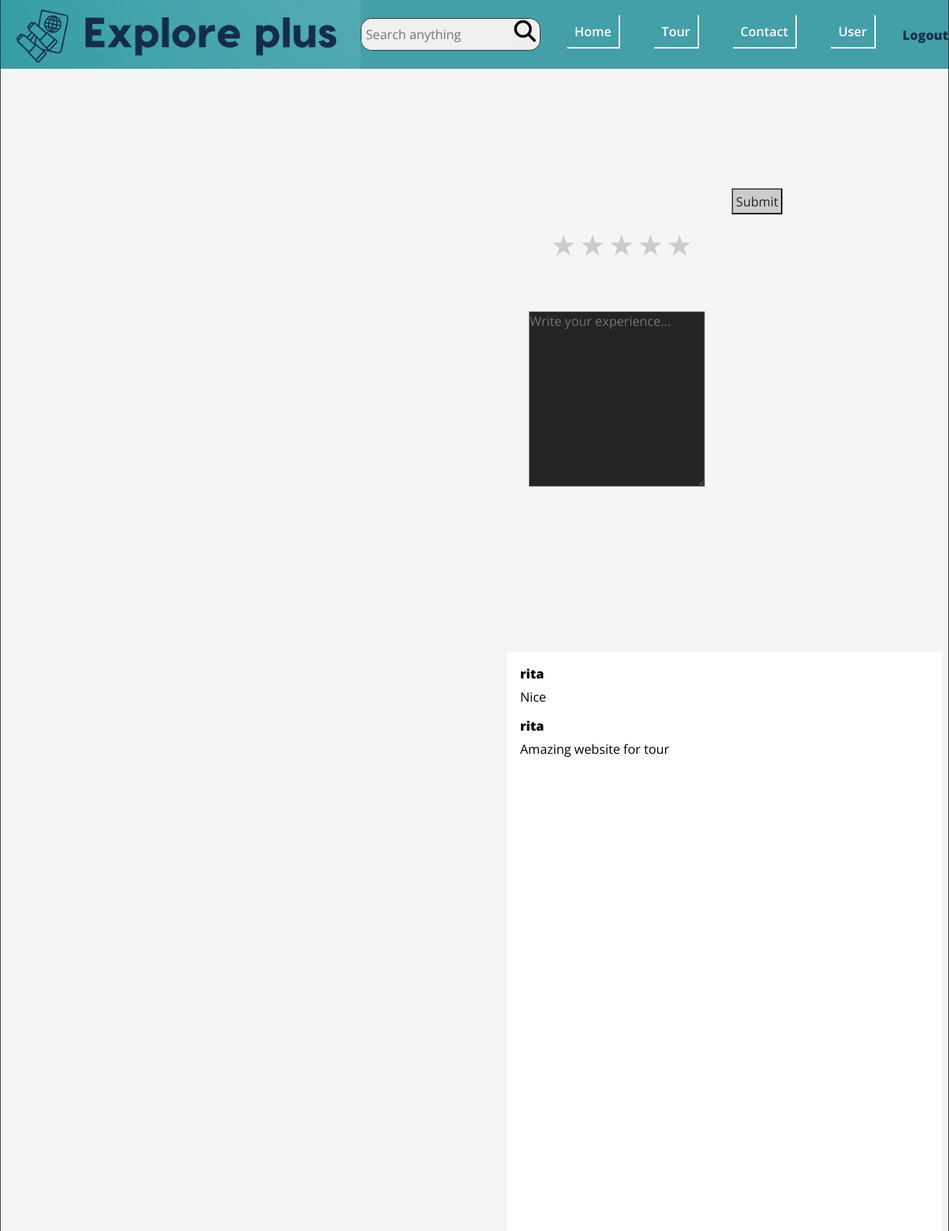
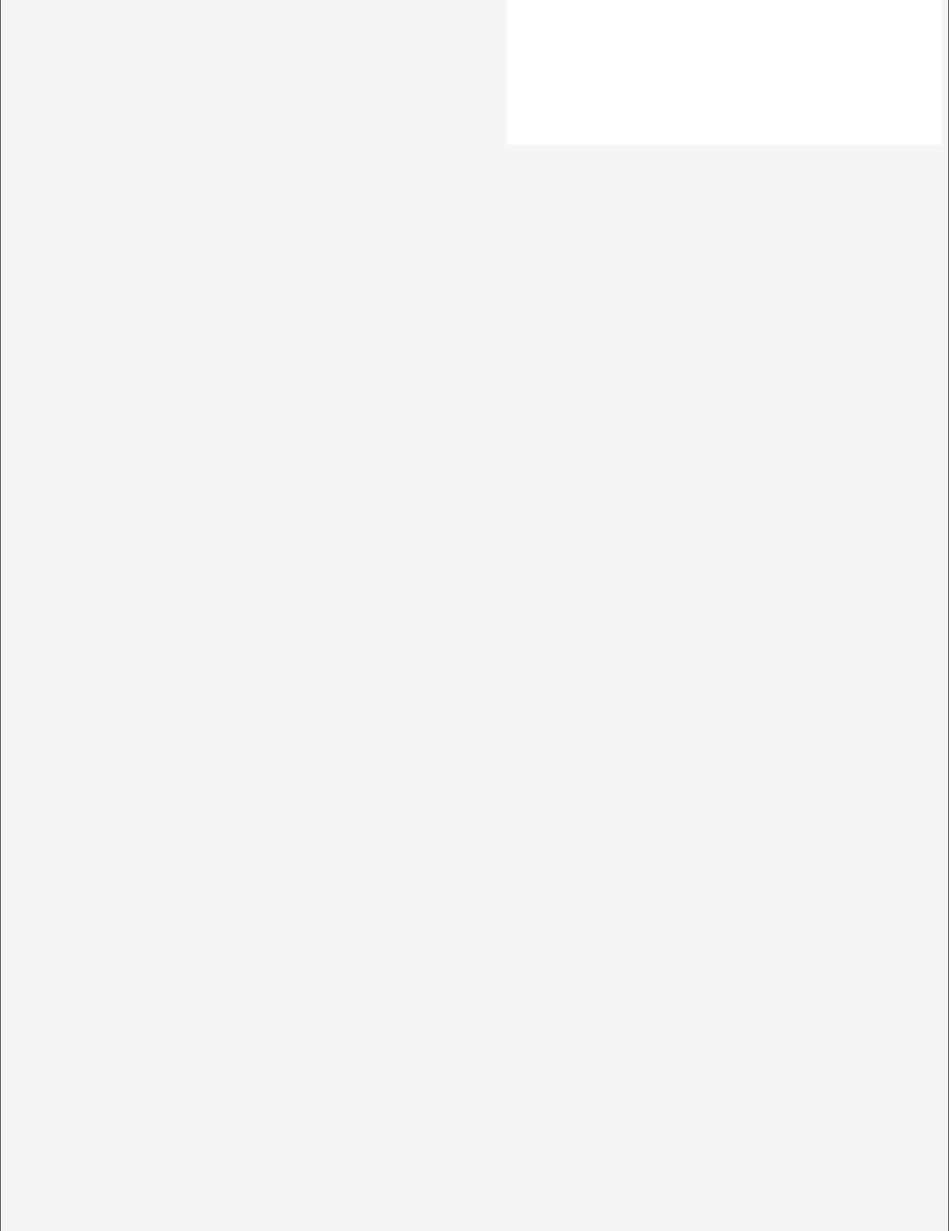
Screenshot of /footerPage/website_feedback.php (upper part) with the database file from the repository (2 pictures, top to bottom).
### tables this page shows
CREATE TABLE `website` (
  `username` varchar(100) NOT NULL,
  `rating` int(11) NOT NULL,
  `comment` varchar(200) NOT NULL
);

### footerPage/website_feedback.php (the view, shortened to what this page needs)
<?php
$conn = mysqli_connect("localhost","root","","explore_plus");
?>
<!DOCTYPE html>
<html lang="en">
<head>
    <link rel="stylesheet" href="../css/style.css">
    <link rel="stylesheet" href="https://cdnjs.cloudflare.com/ajax/libs/font-awesome/6.5.1/css/all.min.css" />
</head>
<body>
<header class="header">
    <div class="header__logo">
        <figure>
            <img src="../img/logo2.png" alt="logo" title="logo" height="115" width="603">
        </figure>
    </div>
    <div class="header_search">
        <form class="search__bar" action="">
            <input class="search__input" type="text" placeholder="Search anything" name="search">
            <button class="search__button" type="submit"><i class="fa-solid fa-magnifying-glass"></i></button>
        </form>
    </div>
    <nav class="header__nav">
        <ul class="header__ul">
            <li><a href="../User/main.php">Home</a></li>
            <li><a href="../User/tour.php">Tour</a></li>
            <li><a href="../footerPage/contact_us.html">Contact</a></li>
            <li><a href="../User/user_profile.php">User</a></li>
        </ul>
    </nav>
    <div class="logout"><a href="../User/logout.php">Logout</a></div>
</header>
<main class="main__feed">
    <form action="website_feedback.php" method="get" class="feed__div">
        <fieldset class="feed_field">
             <section class="rate">
                <label for="star5" title="text">5 stars</label>
                <label for="star4" title="text">4 stars</label>
                <label for="star3" title="text">3 stars</label>
                <label for="star2" title="text">2 stars</label>
                <label for="star1" title="text">1 star</label>
            </section>
            <section class="feed__write">
                <textarea name="comment" id="comment" class="write__here" cols="25" rows="10" placeholder="Write your experience..."></textarea>
            </section>
            <button type="submit" name="pull" class="sub_pull">Submit</button>
        </fieldset>
    </form>
<div class="feedback">
    <?php
    $result = mysqli_query($conn,"select * from website");
    $allComment = mysqli_fetch_all($result,MYSQLI_ASSOC);
    foreach ($allComment as $Comment):
    ?>
    <div class="feedLine bold"><?php echo $Comment['username'] ?></div>
    <div class="feedLine"><?php echo $Comment['comment'] ?></div>
    <?php endforeach; ?>
</div>
</main>
</body>
</html>

### css/style.css (style rules this page uses)
*, *::after, *::before { margin: 0; padding: 0; box-sizing: border-box; }
img { display: block; max-width: 100%; height: auto; }
input, textarea, button, select { font: inherit; }
:root { --FF: 'Open Sans', sans-serif; --FS: clamp(1rem,2.2vh,1.5rem); --FS-BIG: 2rem; --FF-HEADING: 'Fugus One', 'Cursive'; --BGCOLOR: #f5f8fe; --BGCOLOR-FADE: #0c93a7; --BGCOLOR-FADE-MAX: #61aeac; --FOOTER-BGCOLOR: #accfd5; --COLOR: #f9efa0; --COLOR-FADE: rgba(248, 223, 171, 0.41); --BODY-BGCOLOR: #fff; --FONT-COLOR: #000; --LIST-BGCOLOR: #f5f7f8; --BORDER-COLOR: #333; --BGIMAGE: linear-gradient(to bottom,var(--BGCOLOR),var(--BGCOLOR-FADE)); --BGIMAGE-MAX: linear-gradient(to bottom,var(--BGCOLOR),var(--BGCOLOR-FADE),var(--BGCOLOR-FADE-MAX)); --HEIGHTLIGHT-BGCOLOR: #439fa8; --HIGHLIGHT-COLOR: #fff; --HEADER-COLOR: #fff; --HEADER-BGCOLOR: #000; --NAV-BGCOLOR: #fff; --HERO-BGCOLOR: rgba(51,178,51,0.75); --BUTTON-BGCOLOR: #000; --BUTTON-COLOR: #fff; --HEADER-LINK-COLOR: #fff; --HEADER-LINK-HOVER: #ffffff; --LINK-COLOR: #333; --LINK-HOVER: rgba(51, 51, 51, 0.5); --ADMIN-BGCOLOR: #515948; --ADMIN-FOOTER-COLOR: rgba(64, 72, 55, 0.55); --BORDER: 1px solid var(--BORDER-COLOR); --BORDER-RADIUS: 15px; --BORDER-LITE-RADIUS: 5px; --PADDING-TB: 0.25em; --PADDING-SIDE: 2.5%; --MARGIN: clamp(1em,2.5vh,1.5em); --TEST1 : #020202; --TEST2: yellow; --TEST3: green; --TEST4: blue; --TEST5: purple; }
html { scroll-behavior: smooth; font-size: var(--FS); font-family: var(--FF); background-color: var(--BGCOLOR); background-image: var(--BGIMAGE); background-repeat: no-repeat; background-size: cover; }
body { background-color: var(--BODY-BGCOLOR); min-height: 100vh; max-height: 800vh; min-width: 1200px; margin: 0 auto; border-left: var(--BORDER); border-right: var(--BORDER); box-shadow: 0 0 10px var(--BORDER-COLOR); }
a:any-link { color: var(--LINK-COLOR); text-decoration: none; }
.logout { height: 1.3rem; }
.logout a { font-weight: 900; color: #172f49; }
.header { display: flex; justify-content: space-evenly; align-items: center; background-color: #439fa8;; position: sticky; top: 0; z-index: 1; }
.header__ul { font-weight: 600; min-width: 500px; display: flex; justify-content: space-evenly; align-items: center; gap: 10px; padding-bottom: 7px; }
.header__ul li { padding: 10px; border-right: 2px solid white; border-bottom: 2px solid white; }
.header_search { width: 300px; border: var(--BORDER); border-radius: var(--BORDER-RADIUS); display: flex; justify-content: space-between; align-items: center; flex-wrap: nowrap; background-color: white; }
.search__bar { display: flex; justify-content: space-between; gap: 0; }
.search__input { border: 0; border-top-left-radius: var(--BORDER-RADIUS); border-bottom-left-radius: var(--BORDER-RADIUS); padding: var(--PADDING-TB) var(--PADDING-SIDE); background-color: #f0f0f0; }
.search__button { padding: 2px; border: 0; border-top-right-radius: var(--BORDER-RADIUS); border-bottom-right-radius: var(--BORDER-RADIUS); }
.header__ul { list-style-type: none; }
.header__ul a:any-link { color: var(--HEADER-LINK-COLOR); }
.fa-solid { font-size: 1.7rem; margin-bottom: 0.3em; }
.main__feed { background-color: whitesmoke; min-height: 500vh; display: flex; justify-content: center; align-items: center; }
.feed__div { display: block; }
.rate { float: left; height: 46px; padding: 0 100px; padding: 50px; padding-bottom: 80px; }
.rate:not(:checked) > label { float:right; width:1em; overflow:hidden; white-space:nowrap; cursor:pointer; font-size:40px; color:#ccc; }
.rate:not(:checked) > label:before { content: '★ '; }
.feed__write { position: absolute; top: 150px; padding: 30px; left: 0; }
.feed__write textarea { background-color: #242424; }
.feed_field { padding: 10px; border: #242424; position: absolute; top: 250px; left: 700px; }
.sub_pull { margin: 0 auto; background-color: #ccc; color: #242424; padding: 4px; }
.write__here { color: white; }
.feedback { background-color: white; width: 600px; height: 1000px; position: absolute; top: 900px; left: 700px; padding: 10px; }
.feedLine { padding: 8px; }
.bold { font-weight: 900; padding-bottom: 0; }

### rows the page displays
website: username "rita", comment "Nice"
website: username "rita", comment "Amazing website for tour"
